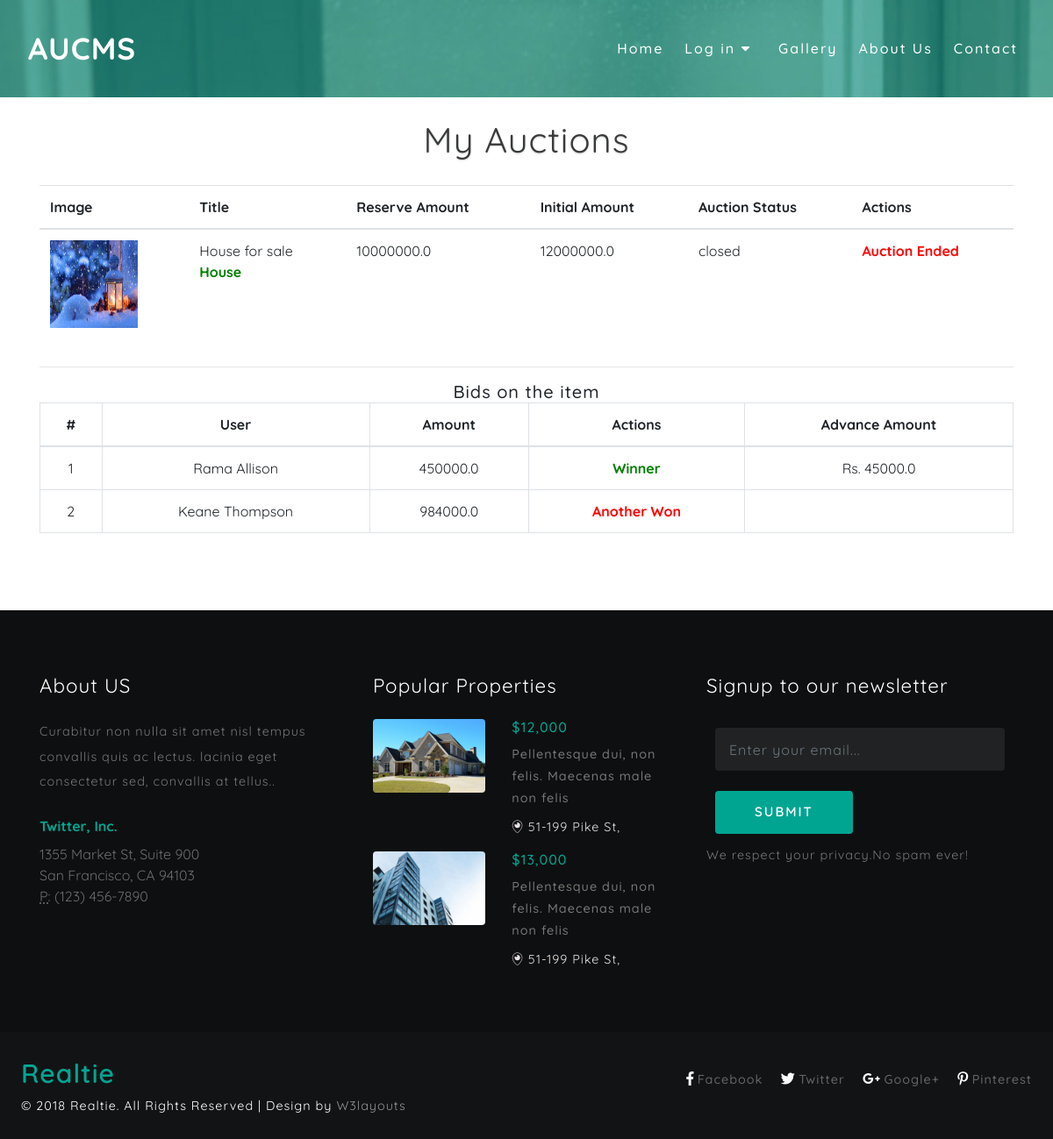
/emp-listings-auction/9, run on the app's committed database.
### frontend/models.py (models this page shows, shortened)
class Property(models.Model):
    id = models.AutoField(primary_key=True, null=False)
    user=models.ForeignKey(User,on_delete=models.SET_NULL,null=True)
    title = models.CharField(max_length=100, null=True)
    description = models.TextField(null=True)
    image = models.CharField(max_length=100, null=True)
    location = models.CharField(max_length=255, null=True)
    type = models.CharField(max_length=25, null=True)
    reserve_price = models.FloatField(null=True)
    intial_quote_amount = models.FloatField(null=True)
    mobile = models.CharField(max_length=15, null=True)
    date  = models.CharField(max_length=100, null=True)
    stime = models.CharField(max_length=100, null=True)
    etime = models.CharField(max_length=100, null=True)
    status_choices = [
        ('active', 'Active'),
        ('suspend', 'Suspend'),
    ]
    status = models.CharField(max_length=7, choices=status_choices, default="active")
    status_choices = [
        ('opened', 'Opened'),
        ('closed', 'Closed'),
    ]
    auction_status = models.CharField(max_length=7, choices=status_choices, default="closed")
    choices = [
        ('yes', 'Yes'),
        ('no', 'No'),
    ]
    final_status = models.CharField(max_length=7, choices=choices, default="no")

class AuctionDetails(models.Model):
    id = models.AutoField(primary_key=True, null=False)
    property = models.ForeignKey("Property",on_delete=models.SET_NULL,null=True)
    user = models.ForeignKey("User",on_delete=models.SET_NULL,null=True)
    amount = models.FloatField(null=True)
    choices = [
        ('yes', 'Yes'),
        ('no', 'No'),
    ]
    winner = models.CharField(max_length=7, choices=choices, default="no")
    choices = [
        ('opened', 'Opened'),
        ('closed', 'Closed'),
    ]
    status = models.CharField(max_length=7, choices=choices, default="opened")
    date_added = models.DateTimeField(default=now, editable=False)
    card_name = models.TextField(max_length=255, null=True)
    card_number = models.IntegerField(null=True)
    exp_date = models.TextField(max_length=255, null=True)
    cvc = models.IntegerField(null=True)
    choices = [
        ('debit_card', 'Debit Card'),
        ('credit_card', 'Credit Card'),
    ]
    card_type = models.CharField(max_length=11, choices=choices, default="debit_card"),
    advance_amount = models.FloatField(null=True)

class User(models.Model):
    id = models.AutoField(primary_key=True, null=False)
    name = models.CharField(max_length=100,default='', null=False)
    email = models.CharField(max_length=255,default='', null=False)
    username = models.CharField(max_length=100,default='', null=False)
    password = models.CharField(max_length=500,default='', null=False)
    phone = models.CharField(max_length=15,default='', null=False)
    address = models.TextField(default='',null=False)
    usertype_choices = [
        ('admin', 'Admin'),
        ('user', 'User'),
        ('employee','Employee'),
    ]
    usertype = models.CharField(max_length=8, choices=usertype_choices, default="user")
    status_choices = [
        ('active', 'Active'),
        ('suspend', 'Suspend'),
    ]
    status = models.CharField(max_length=7, choices=status_choices, default="active")
    def __str__(self):
        return self.name

### frontend/views.py (the view)
# urls.py: path('emp-listings-auction/<int:property_id>', views.property_auction, name='emp-listings-auction'),
def property_auction(request,property_id):
    property = Property.objects.get(id=property_id)
    auction_details = AuctionDetails.objects.filter(property=Property.objects.get(id=property_id)).all()
    context = {'property': property,'auction_details':auction_details}
    return render(request, 'emp-property-auction.html', context)

### frontend/templates/emp-property-auction.html (shortened to what this page needs)
{% load static %}
{% include "includes/header.html" %}
</div>
<section class="banner-w3layouts-bottom py-lg-5 py-3" style="padding-top: 0px !important;">
    <div class="container py-lg-4 py-3">
        <h3 class="tittle text-center">My Auctions</h3>
        <div class="inner-sec-agileits-w3ls">
            <p>&nbsp;</p>
            <div class="row">
                {% if property %}
                <div class="col-lg-12">
                    <table class="table">
                        <thead>
                        <tr>
                            <th scope="col">Image</th>
                            <th scope="col">Title</th>
                            <th scope="col">Reserve Amount</th>
                            <th scope="col">Initial Amount</th>
                            <th>Auction Status</th>
                            <th>Actions</th>
                        </tr>
                        </thead>
                        <tbody>
                        <tr>
                            <td><img width="100px" height="100px" src="{{ property.image }}"></td>
                            <td>
                                {{ property.title }}
                                <br/>
                                <span style="color: green; font-weight: bold">{{ property.type }}</span>
                            </td>
                            <td>{{ property.reserve_price }}</td>
                            <td>{{ property.intial_quote_amount }}</td>
                            <td>{{ property.auction_status }}</td>
                            <td>
                                 {% if property.final_status != 'yes' %}
                                {% if property.auction_status == 'opened' %}
                                <a class="btn btn-danger btn-sm"
                                   href="/emp-listings-auction-status/{{ property.id }}/closed"> Close
                                    Auction</a>
                                {% else %}
                                <a class="btn btn-success btn-sm"
                                   href="/emp-listings-auction-status/{{ property.id }}/opened"> Start
                                    Auction</a>
                                {% endif %}
                                {% else %}
                                <b style="color:red">Auction Ended</b>
                                {% endif %}
                            </td>
                        </tr>
                        </tbody>
                    </table>
                </div>
                {% else %}
                <div class="col-lg-12">
                    <p>No listings added</p>
                </div>
                {% endif %}
                <div class="col-lg-12 align-center">
                    <hr/>
                    <h5 class="tittle text-center">Bids on the item</h5>
                    {% if auction_details %}
                    <table class="table table-hover table-bordered">
                        <thead>
                        <tr>
                            <th scope="col">#</th>
                            <th scope="col">User</th>
                            <th scope="col">Amount</th>
                            <th scope="col">Actions</th>
                            <th scope="col">Advance Amount</th>
                        </tr>
                        </thead>
                        <tbody>
{% for i in auction_details %}
                        <tr>
                            <td>{{ forloop.counter }}</td>
                            <td>
                              {{ i.user }}
                            </td>
                            <td>
                                {{ i.amount }}
                            </td>
                            <td>
{% if i.status == 'yes' %}
<b style="color: green">Winner</b>
{% else %}
{% if property.final_status == 'no' %}
 <a class="btn btn-warning btn-sm" href="/emp-listings-auction-status-2/{{ i.id }}/{{ property.id }}/yes"> Accept Bid</a>
{% else %}
  <b style="color: red">Another Won</b>
{% endif %}
{% endif %}
                            </td>
                            <td>
                              {% if i.status == 'yes' %}
                               {% if i.advance_amount == null %}
                               Not Paid
                                {% else %}
                              Rs. {{ i.advance_amount }}
                             {% endif %}
                            {% endif %}
                            </td>
                        </tr>
   {% endfor %}
                        </tbody>
                    </table>
                    {% else %}
                    <div class="col-12">
                        <p>No quotes yet</p>
                    </div>
                    {% endif %}
                </div>
                </div>
            </div>
        </div>
</section>
{% include "includes/footer.html" %}

### frontend/static/css/style.css (style rules this page uses)
html, body { margin: 0; font-size: 100%; font-family: 'Quicksand', sans-serif; background: #fff; }
h1, h2, h3, h4, h5, h6 { margin: 0; font-family: 'Quicksand', sans-serif; letter-spacing: 1px; }
p { margin: 0; font-size: 0.9em; color: #777777; line-height: 2em; letter-spacing: 1px; }
h3.tittle { font-size: 2.5em; color: #393a3a; text-shadow: 0 1px 2px rgba(0, 0, 0, 0.18); font-weight: 400; }
.align-center { text-align: center !important; }

### data on the page
Property: image (picture), title "House for sale", type "House", reserve_price "10000000.0", intial_quote_amount "12000000.0", auction_status "closed"
AuctionDetails: user "Rama Allison", amount "450000.0", status "Winner", advance_amount "45000.0"
AuctionDetails: user "Keane Thompson", amount "984000.0", status "Another Won"
